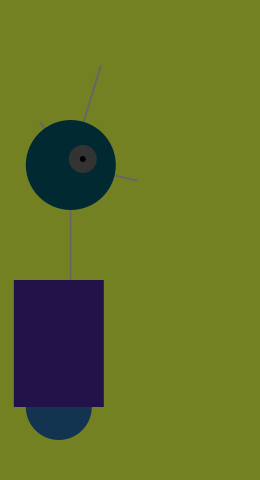
Frame 1 (no input)
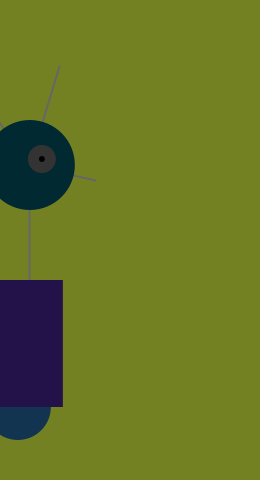
Frame 60 (the mouse pressed at the canvas centre just before this capture)
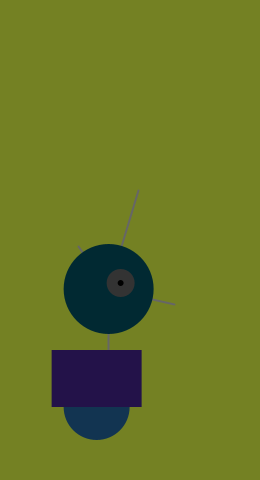
Frame 120 (the mouse held since frame 60 and released just before this capture)

The Processing sketch that drew these frames (run headless with seeded random() and noise(); from frame 60 on, the mouse is pressed at the canvas centre):

// Processing sketch: processing_82618
// ── processing_82618.pde

float x = 60;  // X-coordinate
float y = 440;  // Y-coordinate
int radius = 45;  // Head Radius
int bodyHeight = 160;  // Body Height
int neckHeight = 70;  // Neck Height

float easing = 0.02;

void setup() {
  size(260, 480);
  smooth();
  strokeWeight(2);
  ellipseMode(RADIUS);
}

void draw() {
  
  int targetX = mouseX;
  x += (targetX - x) * easing;
  
  if (mousePressed) {
    neckHeight = 16;
    bodyHeight = 90;
  } else {
    neckHeight = 70;
    bodyHeight = 160;
  }
  
  float ny = y - bodyHeight - neckHeight - radius;
  
  background(#748123);
  
  // Neck
  stroke(102);
  line(x+12, y-bodyHeight, x+12, ny);
  
  // Antennae
  line(x+12, ny, x-18, ny-43);
  line(x+12, ny, x+42, ny-99);
  line(x+12, ny, x+78, ny+15);
  
  // Body
  noStroke();
  fill(#123451);
  ellipse(x, y-33, 33, 33);
  fill(#231249);
  rect(x-45, y-bodyHeight, 90, bodyHeight-33);
  
  // Head
  fill(#012932);
  ellipse(x+12, ny, radius, radius);
  fill(#333333);
  ellipse(x+24, ny-6, 14, 14);
  fill(0);
  ellipse(x+24, ny-6, 3, 3);
}
